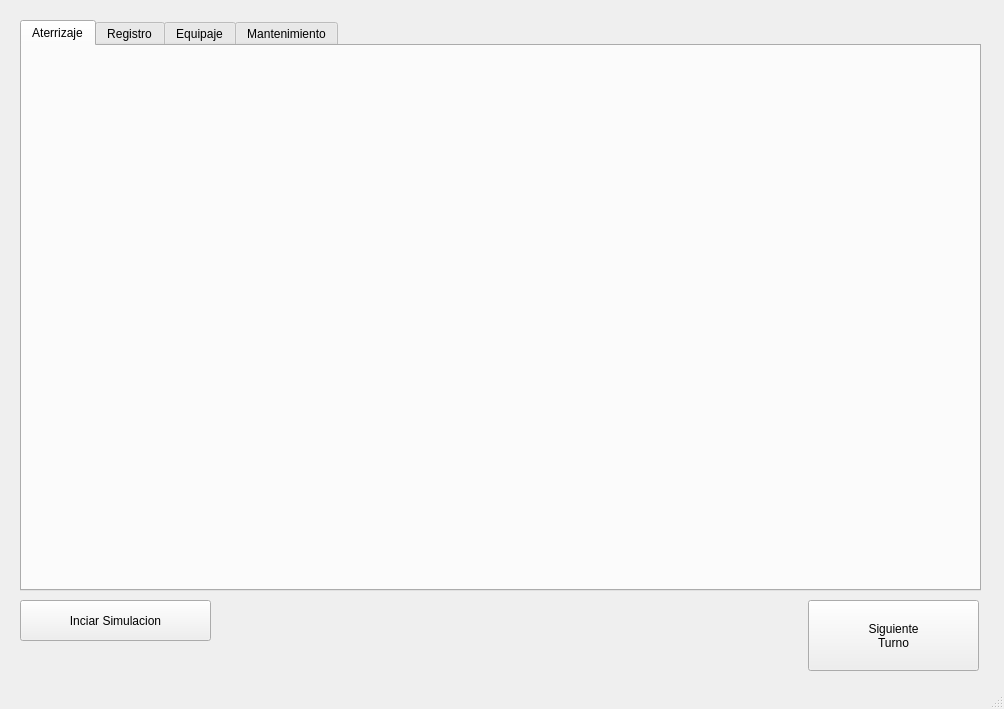
<?xml version="1.0" encoding="UTF-8"?>
<ui version="4.0">
 <class>MainWindow</class>
 <widget class="QMainWindow" name="MainWindow">
  <property name="geometry">
   <rect>
    <x>0</x>
    <y>0</y>
    <width>1004</width>
    <height>709</height>
   </rect>
  </property>
  <property name="windowTitle">
   <string>MainWindow</string>
  </property>
  <widget class="QWidget" name="centralWidget">
   <widget class="QTabWidget" name="tabWidget">
    <property name="geometry">
     <rect>
      <x>20</x>
      <y>20</y>
      <width>961</width>
      <height>571</height>
     </rect>
    </property>
    <property name="currentIndex">
     <number>0</number>
    </property>
    <widget class="QWidget" name="tabAterriza">
     <attribute name="title">
      <string>Aterrizaje</string>
     </attribute>
    </widget>
    <widget class="QWidget" name="tabRegistro">
     <attribute name="title">
      <string>Registro</string>
     </attribute>
    </widget>
    <widget class="QWidget" name="tabEquipaje">
     <attribute name="title">
      <string>Equipaje</string>
     </attribute>
    </widget>
    <widget class="QWidget" name="tabMant">
     <attribute name="title">
      <string>Mantenimiento</string>
     </attribute>
    </widget>
   </widget>
   <widget class="QPushButton" name="btnIniciar">
    <property name="geometry">
     <rect>
      <x>20</x>
      <y>600</y>
      <width>191</width>
      <height>41</height>
     </rect>
    </property>
    <property name="text">
     <string>Inciar Simulacion</string>
    </property>
   </widget>
   <widget class="QPushButton" name="btnTurno">
    <property name="geometry">
     <rect>
      <x>808</x>
      <y>600</y>
      <width>171</width>
      <height>71</height>
     </rect>
    </property>
    <property name="text">
     <string>Siguiente
Turno</string>
    </property>
   </widget>
  </widget>
  <widget class="QStatusBar" name="statusBar"/>
 </widget>
 <layoutdefault spacing="6" margin="11"/>
 <resources/>
 <connections/>
</ui>
